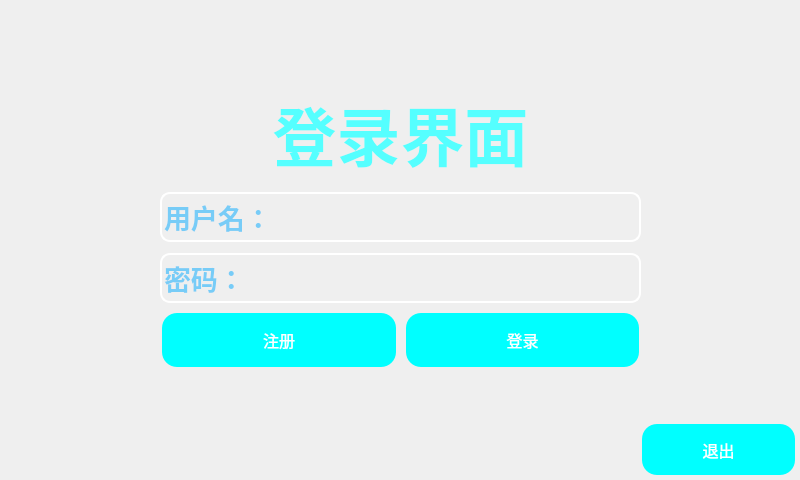
<?xml version="1.0" encoding="UTF-8"?>
<ui version="4.0">
 <class>PaidClient</class>
 <widget class="QWidget" name="PaidClient">
  <property name="geometry">
   <rect>
    <x>0</x>
    <y>0</y>
    <width>800</width>
    <height>480</height>
   </rect>
  </property>
  <property name="windowTitle">
   <string>Form</string>
  </property>
  <property name="styleSheet">
   <string notr="true">QWidget#PaidClient{
border-image: url(:/UI/login.png);
}</string>
  </property>
  <widget class="QWidget" name="layoutWidget">
   <property name="geometry">
    <rect>
     <x>160</x>
     <y>80</y>
     <width>481</width>
     <height>291</height>
    </rect>
   </property>
   <layout class="QVBoxLayout" name="verticalLayout_2">
    <item>
     <widget class="QLabel" name="label">
      <property name="font">
       <font>
        <family>宋体</family>
        <pointsize>48</pointsize>
        <bold>true</bold>
       </font>
      </property>
      <property name="styleSheet">
       <string notr="true">color: rgb(85, 255, 255);</string>
      </property>
      <property name="text">
       <string>登录界面</string>
      </property>
      <property name="alignment">
       <set>Qt::AlignCenter</set>
      </property>
     </widget>
    </item>
    <item>
     <layout class="QVBoxLayout" name="verticalLayout" stretch="0,0,2">
      <item>
       <widget class="QLineEdit" name="userLd">
        <property name="minimumSize">
         <size>
          <width>0</width>
          <height>50</height>
         </size>
        </property>
        <property name="font">
         <font>
          <family>宋体</family>
          <pointsize>20</pointsize>
          <bold>true</bold>
         </font>
        </property>
        <property name="autoFillBackground">
         <bool>false</bool>
        </property>
        <property name="styleSheet">
         <string notr="true">QLineEdit
{
	border:2px solid #ffffff;
	border-radius:10px;
	background-color: rgba(255, 255, 255, 0);
	color: rgb(0, 170, 255);
}</string>
        </property>
        <property name="placeholderText">
         <string>用户名：</string>
        </property>
       </widget>
      </item>
      <item>
       <spacer name="verticalSpacer">
        <property name="orientation">
         <enum>Qt::Vertical</enum>
        </property>
        <property name="sizeType">
         <enum>QSizePolicy::Maximum</enum>
        </property>
        <property name="sizeHint" stdset="0">
         <size>
          <width>20</width>
          <height>5</height>
         </size>
        </property>
       </spacer>
      </item>
      <item>
       <widget class="QLineEdit" name="passLd">
        <property name="minimumSize">
         <size>
          <width>0</width>
          <height>50</height>
         </size>
        </property>
        <property name="font">
         <font>
          <family>宋体</family>
          <pointsize>20</pointsize>
          <italic>false</italic>
          <bold>true</bold>
         </font>
        </property>
        <property name="autoFillBackground">
         <bool>false</bool>
        </property>
        <property name="styleSheet">
         <string notr="true">QLineEdit
{
	border:2px solid #ffffff;
	border-radius:10px;
	background-color: rgba(255, 255, 255, 0);
	color: rgb(0, 170, 255);
}</string>
        </property>
        <property name="placeholderText">
         <string>密码：</string>
        </property>
       </widget>
      </item>
     </layout>
    </item>
    <item>
     <layout class="QHBoxLayout" name="horizontalLayout">
      <item>
       <widget class="QPushButton" name="registerBt">
        <property name="minimumSize">
         <size>
          <width>0</width>
          <height>25</height>
         </size>
        </property>
        <property name="styleSheet">
         <string notr="true">QPushButton {
    background-color: #00ffff; /* 按钮的默认背景颜色 */
    color: white; /* 按钮的文字颜色 */
    border: none; /* 无边框 */
    padding: 15px 32px; /* 按钮的内边距 */
    text-align: center; /* 文字居中对齐 */
    font-size: 16px; /* 字体大小 */
    margin: 4px 2px; /* 外边距 */
    border-radius: 15px; /* 圆角边框 */
}

QPushButton:hover {
    background-color: #45a049; /* 鼠标悬停时的背景颜色 */
}

QPushButton:pressed {
    background-color: #2e7d32; /* 按下时的背景颜色 */
    padding-top: 19px; /* 按下时的内边距变化，模拟位移效果 */
    padding-bottom: 11px; /* 按下时的内边距变化，模拟位移效果 */
}

QPushButton:focus {
    background-color: #4CAF50; /* 焦点状态时的背景颜色 */
}

QPushButton:disabled {
    background-color: #cccccc; /* 禁用状态时的背景颜色 */
    color: #666666; /* 禁用状态时的文字颜色 */
}
</string>
        </property>
        <property name="text">
         <string>注册</string>
        </property>
       </widget>
      </item>
      <item>
       <widget class="QPushButton" name="loginBt">
        <property name="minimumSize">
         <size>
          <width>0</width>
          <height>25</height>
         </size>
        </property>
        <property name="styleSheet">
         <string notr="true">QPushButton {
    background-color: #00ffff; /* 按钮的默认背景颜色 */
    color: white; /* 按钮的文字颜色 */
    border: none; /* 无边框 */
    padding: 15px 32px; /* 按钮的内边距 */
    text-align: center; /* 文字居中对齐 */
    font-size: 16px; /* 字体大小 */
    margin: 4px 2px; /* 外边距 */
    border-radius: 15px; /* 圆角边框 */
}

QPushButton:hover {
    background-color: #45a049; /* 鼠标悬停时的背景颜色 */
}

QPushButton:pressed {
    background-color: #2e7d32; /* 按下时的背景颜色 */
    padding-top: 19px; /* 按下时的内边距变化，模拟位移效果 */
    padding-bottom: 11px; /* 按下时的内边距变化，模拟位移效果 */
}

QPushButton:focus {
    background-color: #4CAF50; /* 焦点状态时的背景颜色 */
}

QPushButton:disabled {
    background-color: #cccccc; /* 禁用状态时的背景颜色 */
    color: #666666; /* 禁用状态时的文字颜色 */
}
</string>
        </property>
        <property name="text">
         <string>登录</string>
        </property>
       </widget>
      </item>
     </layout>
    </item>
   </layout>
  </widget>
  <widget class="QPushButton" name="quitBt">
   <property name="geometry">
    <rect>
     <x>640</x>
     <y>420</y>
     <width>157</width>
     <height>59</height>
    </rect>
   </property>
   <property name="minimumSize">
    <size>
     <width>0</width>
     <height>25</height>
    </size>
   </property>
   <property name="styleSheet">
    <string notr="true">QPushButton {
    background-color: #00ffff; /* 按钮的默认背景颜色 */
    color: white; /* 按钮的文字颜色 */
    border: none; /* 无边框 */
    padding: 15px 32px; /* 按钮的内边距 */
    text-align: center; /* 文字居中对齐 */
    font-size: 16px; /* 字体大小 */
    margin: 4px 2px; /* 外边距 */
    border-radius: 15px; /* 圆角边框 */
}

QPushButton:hover {
    background-color: #45a049; /* 鼠标悬停时的背景颜色 */
}

QPushButton:pressed {
    background-color: #2e7d32; /* 按下时的背景颜色 */
    padding-top: 19px; /* 按下时的内边距变化，模拟位移效果 */
    padding-bottom: 11px; /* 按下时的内边距变化，模拟位移效果 */
}

QPushButton:focus {
    background-color: #4CAF50; /* 焦点状态时的背景颜色 */
}

QPushButton:disabled {
    background-color: #cccccc; /* 禁用状态时的背景颜色 */
    color: #666666; /* 禁用状态时的文字颜色 */
}
</string>
   </property>
   <property name="text">
    <string>退出</string>
   </property>
  </widget>
 </widget>
 <resources/>
 <connections/>
</ui>
